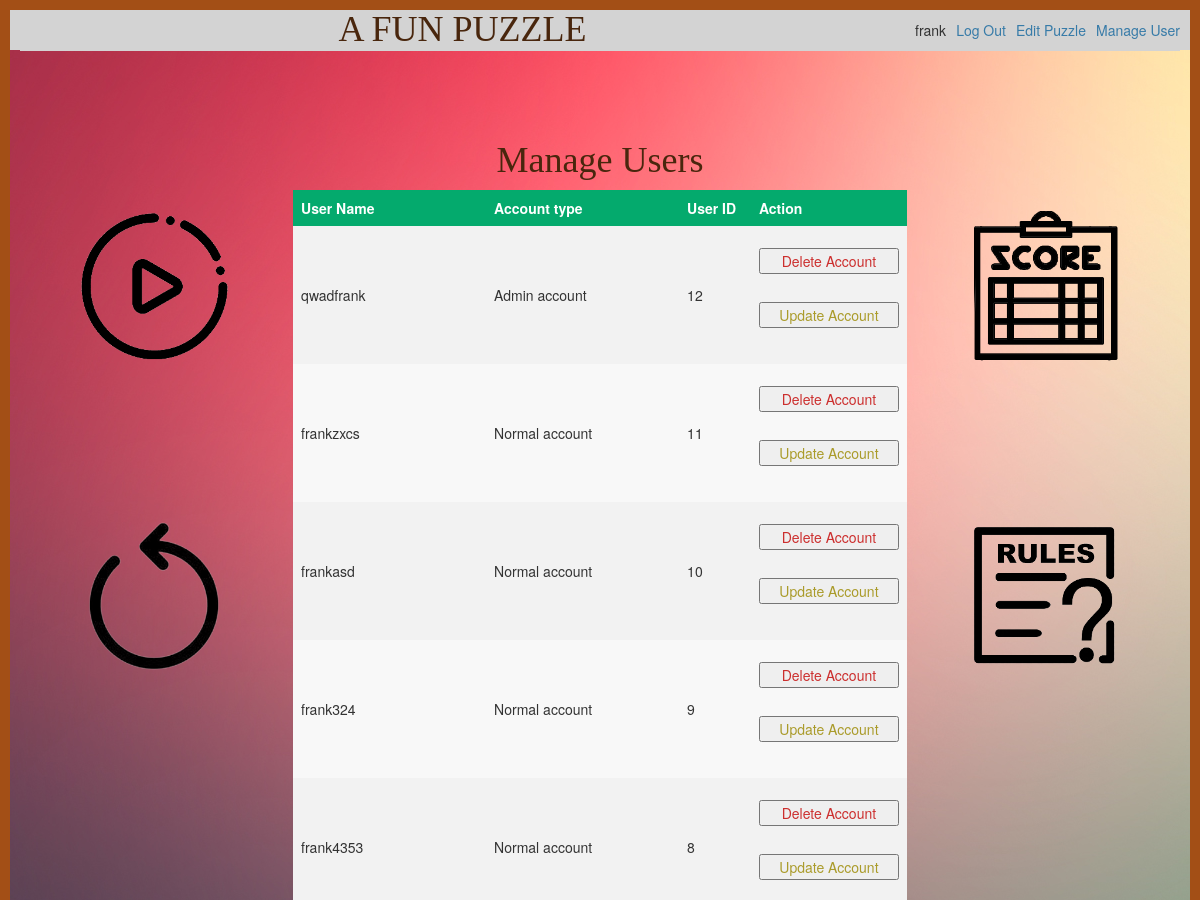
The app's page /manage (signed in, upper part), older data.
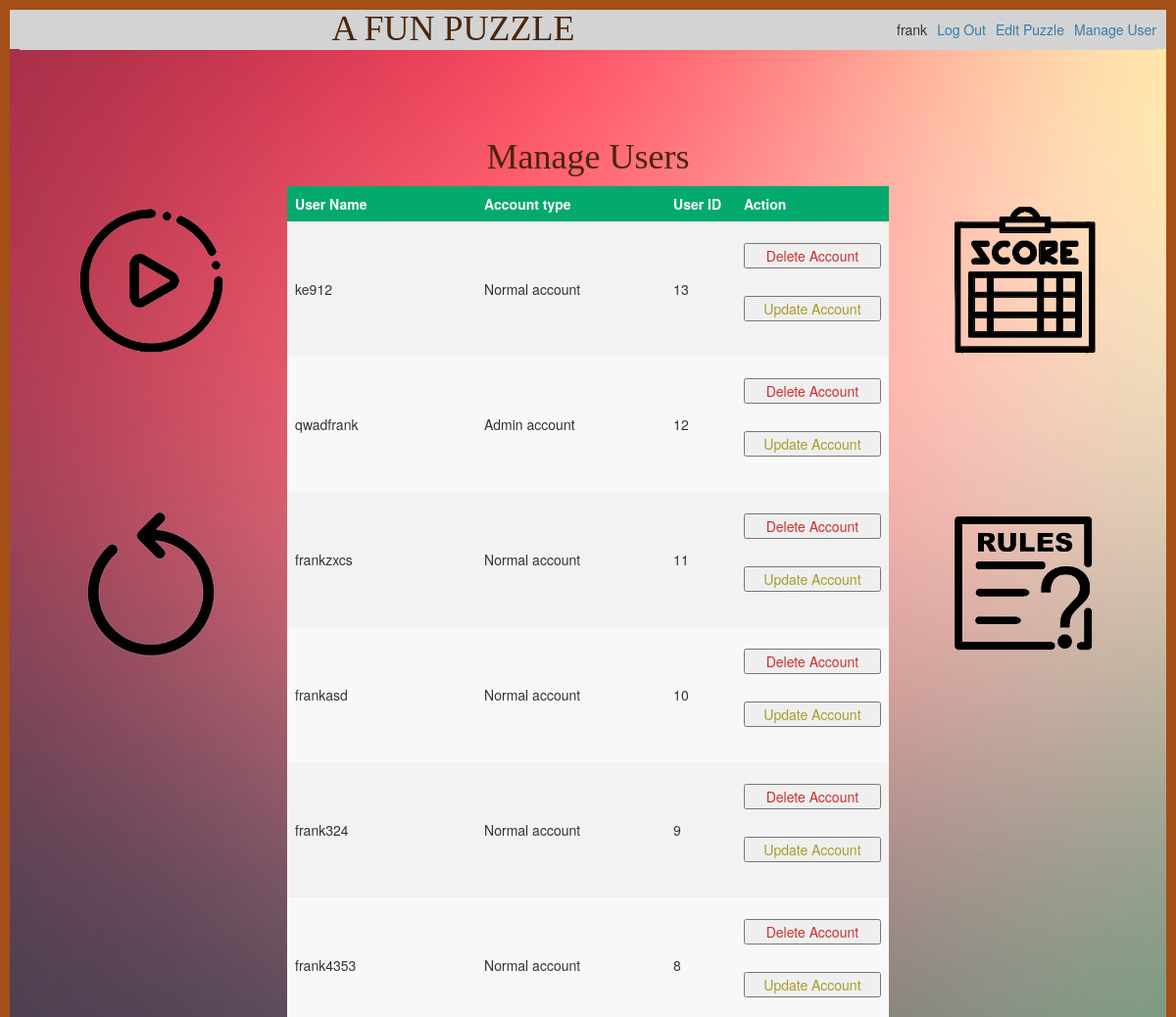
The same page, newer data.
### tables this page shows
CREATE TABLE user (
  id INTEGER PRIMARY KEY AUTOINCREMENT,
  username TEXT UNIQUE NOT NULL,
  password TEXT NOT NULL,
  isadmin INTEGER NOT NULL

);

### flaskapp/play.py (the view, shortened to what this page needs)
@bp.route('/manage', methods=('GET', 'POST'))
@login_required
def manage():
    db = get_db()
    users = db.execute(
        'SELECT id, username, isadmin'
        ' FROM user '
        ' ORDER BY id DESC'
    ).fetchall()
    return render_template('play/manage.html', users=users)

### flaskapp/auth.py (called while the page is built)
@bp.before_app_request
def load_logged_in_user():
    user_id = session.get('user_id')
    if user_id is None:
        g.user = None
    else:
        g.user = get_db().execute(
            'SELECT * FROM user WHERE id = ?', (user_id,)
        ).fetchone()

def login_required(view):
    @functools.wraps(view)
    def wrapped_view(**kwargs):
        if g.user is None:
            return redirect(url_for('auth.login'))
        return view(**kwargs)
    return wrapped_view

### flaskapp/db.py (called while the page is built)
def get_db():
    if 'db' not in g:
        g.db = sqlite3.connect(
            current_app.config['DATABASE'],
            detect_types=sqlite3.PARSE_DECLTYPES
        )
        g.db.row_factory = sqlite3.Row
    return g.db

### flaskapp/templates/play/manage.html (shortened to what this page needs)
{% extends 'base.html' %}
{% block content %}
    {% if g.user['isadmin'] == 1 %}
    <div class="row">
      <div class="col-xs-12">
        <h1>{% block title %}Manage Users {% endblock %}</h1>
      </div>
      <div class="col-xs-12">
        <table id="scoreboard">
          <tr>
            <th>User Name</th>
            <th>Account type</th>
            <th>User ID</th>
            <th>Action</th>
          </tr>
          {% for user in users %}
          <tr>
            <td>{{ user[1] }}</td>
            {% if user[2] == 1 %}
            <td>Admin account</td>
            {% else %}
            <td>Normal account {{user[3]}}</td>
            {% endif %}
            <td>{{ user[0] }}</td>
            <td>
              {% if g.user['id'] != user['id'] %}
              <form action="{{ url_for('play.delete', id=user['id']) }}" method="post">
                <input class="danger actions" type="submit" value="Delete Account">
              </form>
              <form action="{{ url_for('play.changeaccounttype', id=user['id']) }}" method="post">
                <input class="warning actions" type="submit" value="Update Account">
              </form>
              {% endif %}
            </td>
          </tr>
          {% endfor %}
        </table>
      </div>
    </div>
    {% else %}
    <h1>Permission denied, Please contact admin to gain access.</h1>
    {% endif %}
{% endblock %}

### flaskapp/templates/base.html (shortened to what this page needs)
<!doctype html>
<link rel="stylesheet" href="https://maxcdn.bootstrapcdn.com/bootstrap/3.4.1/css/bootstrap.min.css">
<link rel="stylesheet" href="{{ url_for('static', filename='css/style.css') }}">
<nav>
  <h1>A FUN PUZZLE</h1>
  <ul>
    {% if g.user %}
      <li><span>{{ g.user['username'] }}</span>
      <li><a href="{{ url_for('auth.logout') }}">Log Out</a>
      {% if g.user['isadmin'] == 1 %}
      <li><a href="{{ url_for('play.edit') }}">Edit Puzzle</a>
      <li><a href="{{ url_for('play.manage') }}">Manage User</a>
      {% endif %}
    {% else %}
      <li><a href="{{ url_for('auth.register') }}">Register</a>
      <li><a href="{{ url_for('auth.login') }}">Log In</a>
    {% endif %}
  </ul>
</nav>
<section class="content">
  <header>
  </header>
  <div class="row" >
    <div class="col-sm-3 col-xs-12 centerdiv maindivs">
      <div class="row">
        <div class="col-sm-12 col-xs-6 centerdiv">
          <a href="/play#iFrame1">
            <div class="play buttondiv">
            </div>
          </a>
        </div>
        <div class="col-sm-12 col-xs-6 centerdiv">
          <a href="/restart">
            <div class="restart buttondiv">
            </div>
          </a>
        </div>
      </div>
    </div>
    <div class="col-sm-6 col-xs-12 gamediv maindivs">
  {% block content %}
  {% endblock %}
</div>
<div class="col-sm-3 col-xs-12 centerdiv maindivs">
  <div class="row">
    <div class="col-sm-12 col-xs-6 centerdiv">
      <a href="/score">
        <div class="score buttondiv">
        </div>
      </a>
    </div>
    <div class="col-sm-12 col-xs-6 centerdiv">
      <a href="/rules">
        <div class="rules buttondiv">
        </div>
      </a>
    </div>
  </div>
</div>
</div>
</section>

### flaskapp/static/css/style.css (style rules this page uses)
.gamediv { margin-top: 10vh; display: flex; display: -webkit-flex; justify-content: center; align-items: center; }
.centerdiv { display: flex; justify-content: center; }
.buttondiv { margin-top: 20vh; margin-left: 20px; margin-right: 20px; height: 150px; width: 150px; background-repeat: no-repeat; background-size: contain; transition: 0.3s; }
.play { background-image: url("pics/play.png"); }
.restart { background-image: url("pics/restart.png"); }
.score { background-image: url("pics/score.png"); }
.rules { background-image: url("pics/rules.png"); }
table { border-collapse: collapse; width: 100%; }
th, td { text-align: left; padding: 8px; }
tr:nth-child(even) { background-color: #f2f2f2 }
tr:nth-child(odd) { background-color: #f8f8f8 }
th { background-color: #04AA6D; color: white; }
h1 { text-align: center; font-family: serif; color: #49260d; margin: 1rem 0; }
a { color: #377ba8; }
nav { background: lightgray; display: flex; align-items: center; padding: 0 0.5rem; }
nav h1 { flex: auto; margin: 0; }
nav ul { display: flex; list-style: none; margin: 0; padding: 0; }
nav ul li a, nav ul li span, header .action { display: block; padding: 0.5rem; }
.content { padding: 0 1rem 1rem; }
.content>header { border-bottom: 1px solid lightgray; display: flex; align-items: flex-end; }
.content:last-child { margin-bottom: 0; }
.content form { margin: 1em 0; display: flex; flex-direction: column; }
.content input, .content textarea { margin-bottom: 1em; }
input.danger { color: #cc2f2e; }
input.warning { color: #aa9b2a; }
input[type=submit] { align-self: start; min-width: 10em; }

Row changes from the older to the newer data that the page shows:
added user: username "ke912", id "13"
